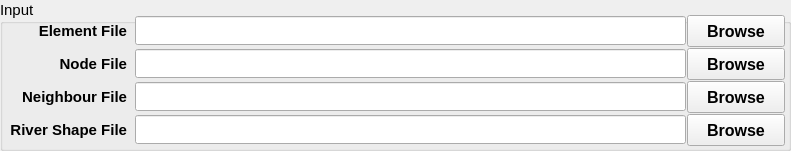
  <widget class="QGroupBox" name="groupBoxInput1">
   <property name="geometry">
    <rect>
     <x>0</x>
     <y>12</y>
     <width>791</width>
     <height>151</height>
    </rect>
   </property>
   <property name="font">
    <font>
     <family>Arial</family>
     <pointsize>11</pointsize>
    </font>
   </property>
   <property name="title">
    <string>Input</string>
   </property>
   <widget class="QPushButton" name="pushButtonElementFile">
    <property name="geometry">
     <rect>
      <x>687</x>
      <y>15</y>
      <width>98</width>
      <height>32</height>
     </rect>
    </property>
    <property name="font">
     <font>
      <pointsize>12</pointsize>
      <weight>75</weight>
      <bold>true</bold>
     </font>
    </property>
    <property name="text">
     <string>Browse</string>
    </property>
    <property name="checkable">
     <bool>false</bool>
    </property>
    <property name="autoDefault">
     <bool>false</bool>
    </property>
    <property name="flat">
     <bool>false</bool>
    </property>
   </widget>
   <widget class="QLabel" name="textLabel1">
    <property name="geometry">
     <rect>
      <x>16</x>
      <y>15</y>
      <width>111</width>
      <height>31</height>
     </rect>
    </property>
    <property name="font">
     <font>
      <family>Arial</family>
      <pointsize>11</pointsize>
      <weight>75</weight>
      <bold>true</bold>
     </font>
    </property>
    <property name="layoutDirection">
     <enum>Qt::LeftToRight</enum>
    </property>
    <property name="text">
     <string>Element File</string>
    </property>
    <property name="alignment">
     <set>Qt::AlignRight|Qt::AlignTrailing|Qt::AlignVCenter</set>
    </property>
   </widget>
   <widget class="QLineEdit" name="lineEditElementFile">
    <property name="geometry">
     <rect>
      <x>135</x>
      <y>16</y>
      <width>551</width>
      <height>29</height>
     </rect>
    </property>
    <property name="font">
     <font>
      <pointsize>11</pointsize>
      <weight>75</weight>
      <bold>true</bold>
     </font>
    </property>
   </widget>
   <widget class="QLineEdit" name="lineEditNodeFile">
    <property name="geometry">
     <rect>
      <x>135</x>
      <y>49</y>
      <width>551</width>
      <height>29</height>
     </rect>
    </property>
    <property name="font">
     <font>
      <pointsize>11</pointsize>
      <weight>75</weight>
      <bold>true</bold>
     </font>
    </property>
   </widget>
   <widget class="QLabel" name="textLabel1_3">
    <property name="geometry">
     <rect>
      <x>16</x>
      <y>48</y>
      <width>111</width>
      <height>31</height>
     </rect>
    </property>
    <property name="font">
     <font>
      <family>Arial</family>
      <pointsize>11</pointsize>
      <weight>75</weight>
      <bold>true</bold>
     </font>
    </property>
    <property name="layoutDirection">
     <enum>Qt::LeftToRight</enum>
    </property>
    <property name="text">
     <string>Node File</string>
    </property>
    <property name="alignment">
     <set>Qt::AlignRight|Qt::AlignTrailing|Qt::AlignVCenter</set>
    </property>
   </widget>
   <widget class="QPushButton" name="pushButtonNodeFile">
    <property name="geometry">
     <rect>
      <x>687</x>
      <y>48</y>
      <width>98</width>
      <height>32</height>
     </rect>
    </property>
    <property name="font">
     <font>
      <pointsize>12</pointsize>
      <weight>75</weight>
      <bold>true</bold>
     </font>
    </property>
    <property name="text">
     <string>Browse</string>
    </property>
    <property name="checkable">
     <bool>false</bool>
    </property>
    <property name="autoDefault">
     <bool>false</bool>
    </property>
    <property name="flat">
     <bool>false</bool>
    </property>
   </widget>
   <widget class="QLineEdit" name="lineEditNeighbourFile">
    <property name="geometry">
     <rect>
      <x>135</x>
      <y>82</y>
      <width>551</width>
      <height>29</height>
     </rect>
    </property>
    <property name="font">
     <font>
      <pointsize>11</pointsize>
      <weight>75</weight>
      <bold>true</bold>
     </font>
    </property>
   </widget>
   <widget class="QLabel" name="textLabel1_4">
    <property name="geometry">
     <rect>
      <x>16</x>
      <y>81</y>
      <width>111</width>
      <height>31</height>
     </rect>
    </property>
    <property name="font">
     <font>
      <family>Arial</family>
      <pointsize>11</pointsize>
      <weight>75</weight>
      <bold>true</bold>
     </font>
    </property>
    <property name="layoutDirection">
     <enum>Qt::LeftToRight</enum>
    </property>
    <property name="text">
     <string>Neighbour File</string>
    </property>
    <property name="alignment">
     <set>Qt::AlignRight|Qt::AlignTrailing|Qt::AlignVCenter</set>
    </property>
   </widget>
   <widget class="QPushButton" name="pushButtonNeighbourFile">
    <property name="geometry">
     <rect>
      <x>687</x>
      <y>81</y>
      <width>98</width>
      <height>32</height>
     </rect>
    </property>
    <property name="font">
     <font>
      <pointsize>12</pointsize>
      <weight>75</weight>
      <bold>true</bold>
     </font>
    </property>
    <property name="text">
     <string>Browse</string>
    </property>
    <property name="checkable">
     <bool>false</bool>
    </property>
    <property name="autoDefault">
     <bool>false</bool>
    </property>
    <property name="flat">
     <bool>false</bool>
    </property>
   </widget>
   <widget class="QLineEdit" name="lineEditRiverFile">
    <property name="geometry">
     <rect>
      <x>135</x>
      <y>115</y>
      <width>551</width>
      <height>29</height>
     </rect>
    </property>
    <property name="font">
     <font>
      <pointsize>11</pointsize>
      <weight>75</weight>
      <bold>true</bold>
     </font>
    </property>
   </widget>
   <widget class="QLabel" name="textLabel1_5">
    <property name="geometry">
     <rect>
      <x>6</x>
      <y>114</y>
      <width>121</width>
      <height>31</height>
     </rect>
    </property>
    <property name="font">
     <font>
      <family>Arial</family>
      <pointsize>11</pointsize>
      <weight>75</weight>
      <bold>true</bold>
     </font>
    </property>
    <property name="layoutDirection">
     <enum>Qt::LeftToRight</enum>
    </property>
    <property name="text">
     <string>River Shape File</string>
    </property>
    <property name="alignment">
     <set>Qt::AlignRight|Qt::AlignTrailing|Qt::AlignVCenter</set>
    </property>
   </widget>
   <widget class="QPushButton" name="pushButtonRiverFile">
    <property name="geometry">
     <rect>
      <x>687</x>
      <y>114</y>
      <width>98</width>
      <height>32</height>
     </rect>
    </property>
    <property name="font">
     <font>
      <pointsize>12</pointsize>
      <weight>75</weight>
      <bold>true</bold>
     </font>
    </property>
    <property name="text">
     <string>Browse</string>
    </property>
    <property name="checkable">
     <bool>false</bool>
    </property>
    <property name="autoDefault">
     <bool>false</bool>
    </property>
    <property name="flat">
     <bool>false</bool>
    </property>
   </widget>
  </widget>
